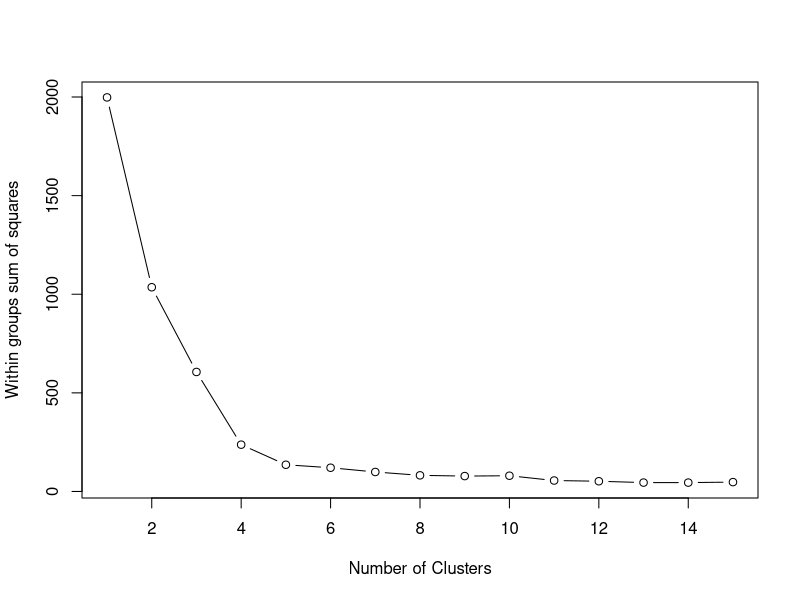
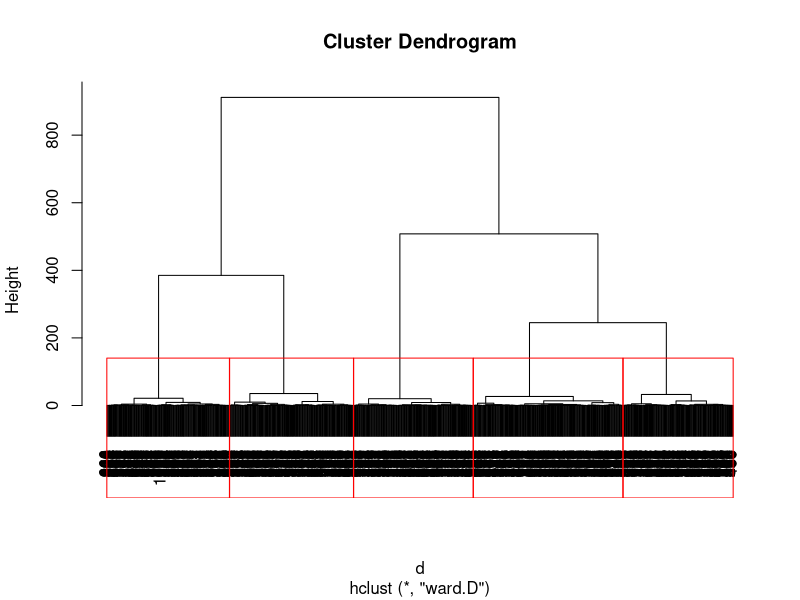
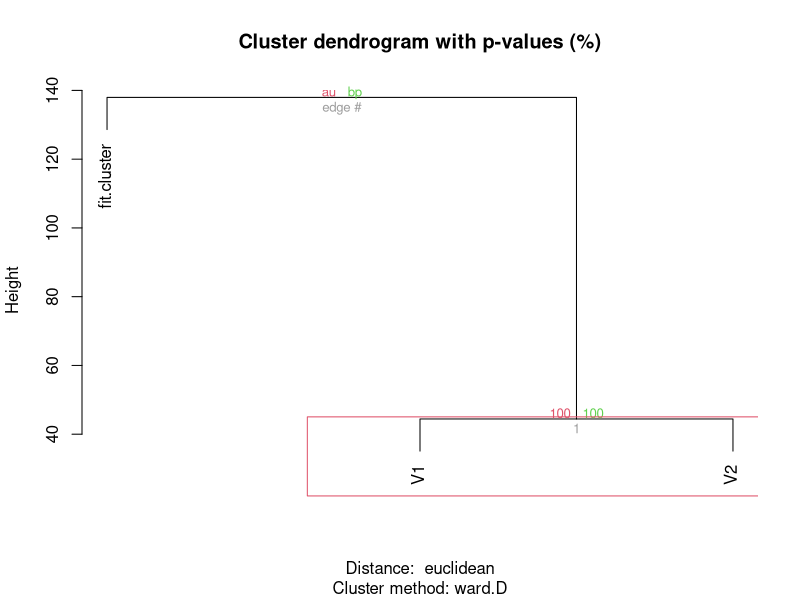
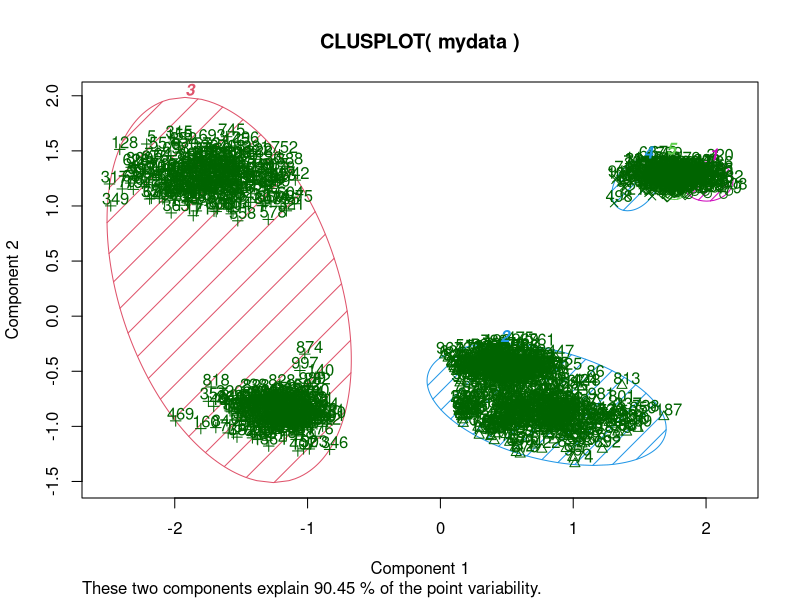
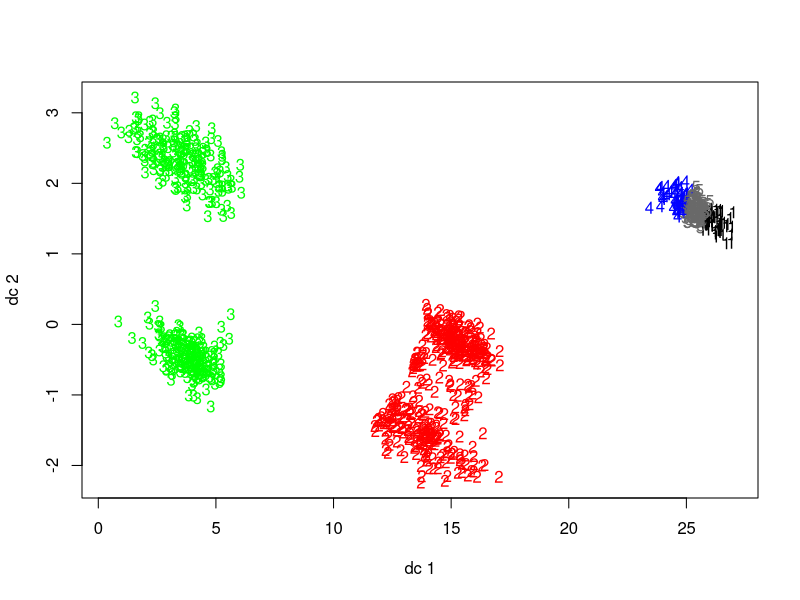

These figures' R source, in order:
install.packages("pvclust")
library(mclust)
library(cluster)
library(fpc)
library(pvclust)

#-----------------------------------#
#             call data             #
#-----------------------------------#
getwd()
setwd("G:/R CLASS practice/cluser data")
mydata<- read.csv("data_cluster.csv",header=F)

# Prepare Data
mydata <- na.omit(mydata) # listwise deletion of missing
mydata <- scale(mydata) # standardize variables

#-----------------------------------#
#        number of clusters         #
#-----------------------------------#
wss <- (nrow(mydata)-1)*sum(apply(mydata,2,var))
for (i in 2:15) wss[i] <- sum(kmeans(mydata,
                                     centers=i)$withinss)
plot(1:15, wss, type="b", xlab="Number of Clusters",
     ylab="Within groups sum of squares")

#-----------------------------------#
#          K-Means Cluster          #
#-----------------------------------#
fit <- kmeans(mydata, 5) #5 cluster solution
# get cluster means
aggregate(mydata,by=list(fit$cluster),FUN=mean)
# append cluster assignment
mydata <- data.frame(mydata, fit$cluster)

#-----------------------------------#
#       Ward ClusteClustering       #
#-----------------------------------#
# Ward Hierarchical Clustering
d <- dist(mydata,
          method = "euclidean") # distance matrix
fit <- hclust(d, method="ward")

plot(fit) # display dendogram
groups <- cutree(fit, k=5) # cut tree into 5 clusters
# draw dendogram with red borders around the 5 clusters
rect.hclust(fit, k=5, border="red")

#-----------------------------------#
# Ward Clustering with Bootstrapped #
#-----------------------------------#
# Ward Hierarchical Clustering with Bootstrapped p values
#for small dataset 
fit <-pvclust(mydata, method.hclust="ward",
          method.dist="euclidean")
plot(fit) # dendogram with p values
# add rectangles around groups highly supported by the data
pvrect(fit, alpha=.95)

#-----------------------------------#
#    Cluster Plot for K-Means 5     #
#-----------------------------------#
# K-Means Clustering with 5 clusters
fit <- kmeans(mydata, 5)

# Cluster Plot against 1st 2 principal components

# vary parameters for most readable graph
library(cluster)

clusplot(mydata, fit$cluster, color=TRUE, shade=TRUE,
         labels=2, lines=0)

# Centroid Plot against 1st 2 discriminant functions
library(fpc)
plotcluster(mydata, fit$cluster)
